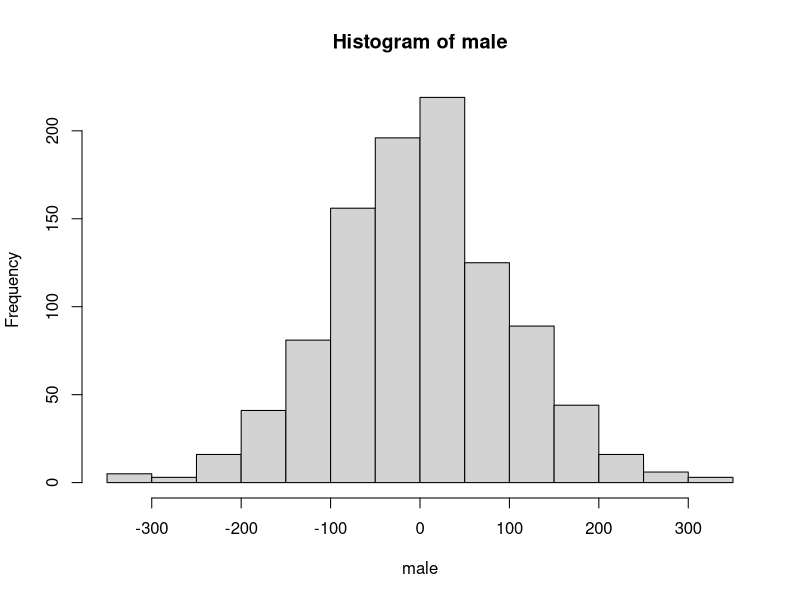
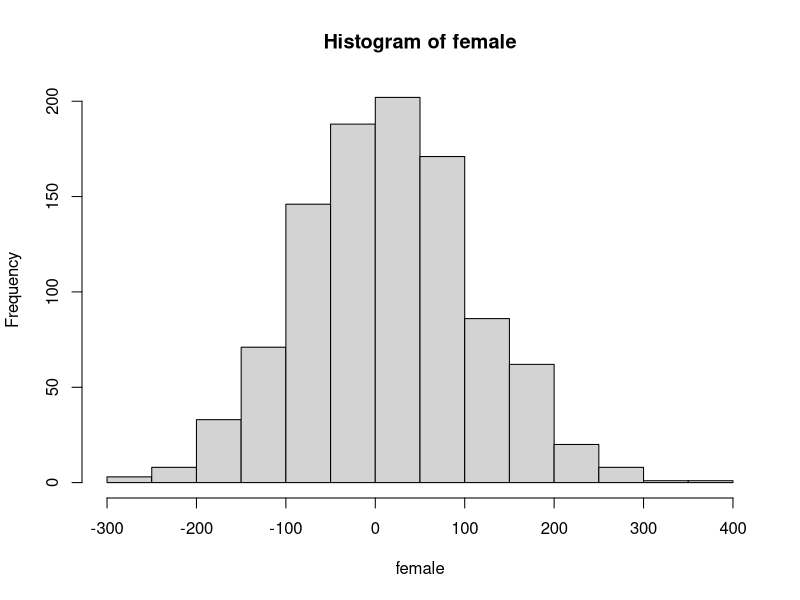

Recreate these plots in R, in order.
####################################################
#####    HOMEMADE TWO SAMPLE T-TEST FUNCTION   #####
####################################################

# The Long Way:

T.test <- function(y1, y2){ # In body of function
  # first find n1 and n2
  n1  <- length(y1) 
  n2  <- length(y2)
  y.bar1 <- mean(y1)
  y.bar2 <- mean(y2)
  # then calculate the numerator of t
  t.num <- (y.bar1 - y.bar2)
  s1  <- var(y1)
  s2  <- var(y2)
  # Then calculate pooled variance and hence s
  s.sq.num <- ((n1-1)*s1)+((n2-1)*s2)
  s.sq.den <- (n1-1)+(n2-1)
  s.sq <- s.sq.num/s.sq.den
  s <- sqrt(s.sq)
  # Calculate value of t and return it
  t.value <- t.num/(s*sqrt(1/n1 + 1/n2))
  return(t.value)
}

male <- rnorm(1000,0,100)
hist(male)
summary(male)

female <- rnorm(1000,10,100)
hist(female)
summary(female)

# This one is homemade:
tstat <- T.test(female,male); tstat

# Compare homemade results to the t.test() function in R
tst <- t.test(female,male); tst 

# Homemade function can be written more compactly as:

T.test2 <- function(y1, y2) {
  n1  <- length(y1); n2  <- length(y2)
  yb1 <- mean(y1);   yb2 <- mean(y2)
  s1  <- var(y1);    s2  <- var(y2)
  s <- ((n1-1)*s1 + (n2-1)*s2)/(n1+n2-2)
  t.value <- (yb1 - yb2)/sqrt(s*(1/n1 + 1/n2))
  t.value
}

tstat <- T.test2(female,male); tstat